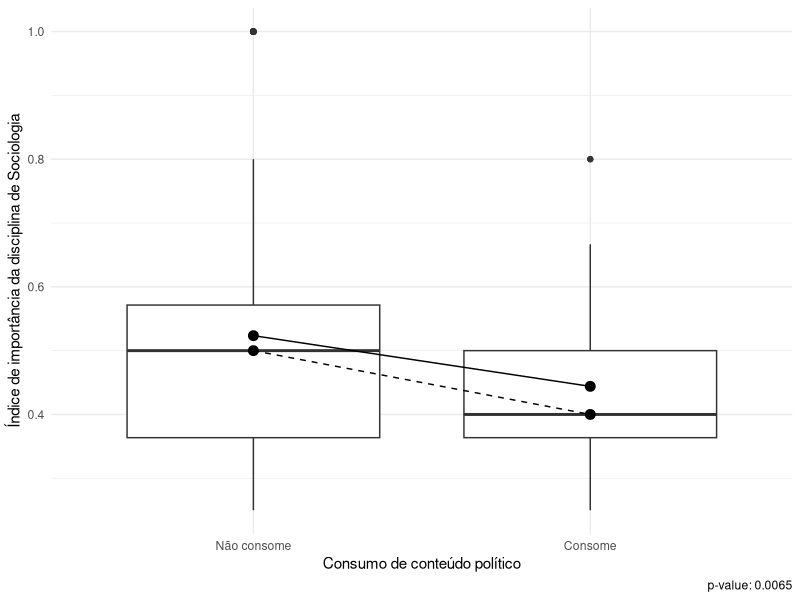

Here is the R script that generated this plot:
#Dependências
library(dplyr)
library(stringr)
library(ggplot2)

#Filtragem dos dados
data    <- read.csv("data.csv")[,c(3, 6:8, 24:35, 57:75)]
control <- data[, c(1:4, 17:33)]
l       <- c("Não sabe responder", "Comédia", "Notícias", "Cotidiano", "Celebridades", "Esportes", "Política")
for (i in l) {
  control[[i]] <- ifelse(str_detect(data$X18.Três.tipos.de.conteúdo.mais.consumido, fixed(i)), 1, 0)
}
data <- control
rm(control, l, i)

#Nomeando colunas
colnames(data) <- c("Year",           "Age",          "Gender",          "Race",
                    "Work.Geography", "Work.History", "Work.Philosophy", "Work.Sociology",
                    "Enem.Geography", "Enem.History", "Enem.Philosophy", "Enem.Sociology",
                    "Life.Geography", "Life.History", "Life.Philosophy", "Life.Sociology",
                    "Exp.Geography",  "Exp.History",  "Exp.Philosophy",  "Exp.Sociology",
                    "Opinion",
                    "None", "Comedy", "News", "Life", "Celebrities", "Sports", "Politics")

#Organizando ordinais
data$Year    <- factor(data$Year,    levels = c("1º", "2 º", "3 º"), labels = c(1,2,3))
data$Opinion <- factor(data$Opinion, levels = c("Ruim, muito difícil", "Ruim, pouco útil", "Boa, muito fácil", "Boa, muito útil"))

#Organização das dummies de consumo de mídia
for (i in c("None", "Comedy", "News", "Life", "Celebrities", "Sports", "Politics")) {
  data[[i]] <- factor(data[[i]], levels = c(0,1), labels = c("Não consome", "Consome"))
}
rm(i)

#------------------------------------
#Criação do índice
Importance = 4 / (data$Work.Sociology + data$Life.Sociology + data$Exp.Sociology + data$Enem.Sociology)

#------------------------------------
#Reformulando dados
data <- data.frame(Importance, Politics = data$Politics)
rm(Importance)

#Teste T
t.test(Importance ~ Politics, data)

#Sumário de média e mediana
r <- data %>%
  group_by(Politics) %>%
  summarise(
    mean   = mean(Importance, na.rm   = TRUE),
    median = median(Importance, na.rm = TRUE)
    )

#Gerando gráfico
ggplot(data, aes(Politics, Importance)) +
  geom_boxplot() +
  
  geom_line(data  = r, aes(x = Politics, y = mean, group   = 1)) +
  geom_point(data = r, aes(x = Politics, y = mean), size   = 3) +
  geom_line(data  = r, aes(x = Politics, y = median, group = 1), linetype = "dashed") +
  geom_point(data = r, aes(x = Politics, y = median), size = 3) +
  
  labs(
    x       = "Consumo de conteúdo político",
    y       = "Índice de importância da disciplina de Sociologia",
    caption = paste("p-value:", round(t.test(Importance ~ Politics, data)$p.value, digits = 4))
  ) +
  theme_minimal()

  